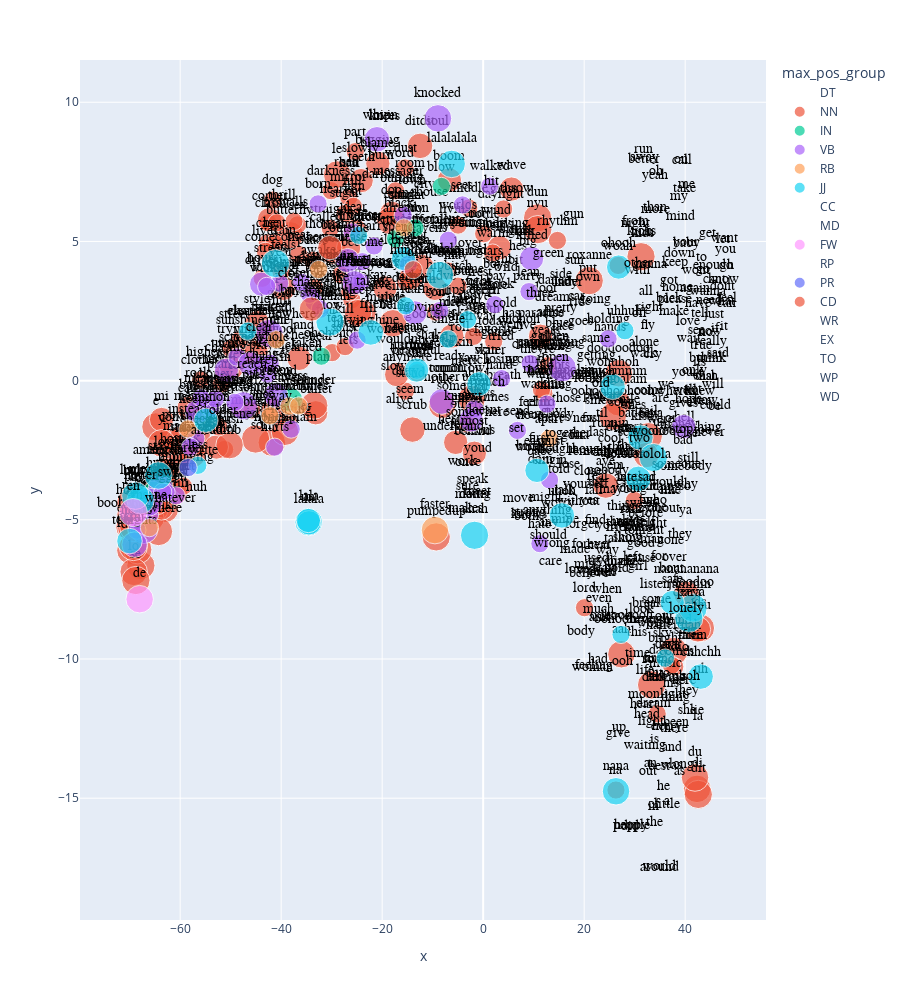

The cell this chart's notebook holds for it:
### Code cell
X = TSNE.join(VOCAB, how='left')
px.scatter(X.reset_index(), 'x', 'y', 
           text='term_str', 
           color='max_pos_group', 
           hover_name='term_str',          
           size='dfidf',
           height=1000).update_traces(
                mode='markers+text', 
                textfont=dict(color='black', size=14, family='Arial'),
                textposition='top center')

### Figure 1 — Plotly figure (JSON) as saved in the notebook; plotly's stock layout.template omitted (floating-point values rounded to 4 significant figures; data arrays with more than 128 entries replaced by an {"elided": "..."} marker saying what was removed)
{"data": [{"hovertemplate": "<b>%{hovertext}</b><br><br>max_pos_group=DT<br>x=%{x}<br>y=%{y}<br>dfidf=%{marker.size}<br>term_str=%{text}<extra></extra>", "hovertext": ["a", "all", "an", "another", "any", "both", "each", "every", "no", "some", "the", "these", "this", "those"], "legendgroup": "DT", "marker": {"color": "#636efa", "size": [0, 0, 0, 0, 0, 0, 0, 0, 0, 0, 0, 0, 0, 0], "sizemode": "area", "sizeref": 0.007925, "symbol": "circle"}, "mode": "markers+text", "name": "DT", "orientation": "v", "showlegend": true, "text": ["a", "all", "an", "another", "any", "both", "each", "every", "no", "some", "the", "these", "this", "those"], "textfont": {"color": "black", "family": "Arial", "size": 14}, "textposition": "top center", "type": "scatter", "x": [36.35, 32.18, 33.04, 29.98, 12.93, 8.48, -0.4061, 36.34, 44.21, 34.31, 33.91, 27.16, 30.38, 16.48], "xaxis": "x", "y": [-15.38, 2.947, -14.01, -3.741, -5.357, -5.138, 1.483, -12.68, 1.495, -8.101, -16.14, -5.355, -9.308, -0.8895], "yaxis": "y"}, {"hovertemplate": "<b>%{hovertext}</b><br><br>max_pos_group=NN<br>x=%{x}<br>y=%{y}<br>dfidf=%{marker.size}<br>term_str=%{text}<extra></extra>", "hovertext": {"elided": "405 str values"}, "legendgroup": "NN", "marker": {"color": "#EF553B", "size": {"elided": "405 float values"}, "sizemode": "area", "sizeref": 0.007925, "symbol": "circle"}, "mode": "markers+text", "name": "NN", "orientation": "v", "showlegend": true, "text": {"elided": "405 str values"}, "textfont": {"color": "black", "family": "Arial", "size": 14}, "textposition": "top center", "type": "scatter", "x": {"elided": "405 float values"}, "xaxis": "x", "y": {"elided": "405 float values"}, "yaxis": "y"}, {"hovertemplate": "<b>%{hovertext}</b><br><br>max_pos_group=IN<br>x=%{x}<br>y=%{y}<br>dfidf=%{marker.size}<br>term_str=%{text}<extra></extra>", "hovertext": ["about", "above", "across", "after", "along", "around", "as", "at", "because", "before", "behind", "between", "blow", "bout", "by", "cause", "for", "from", "if", "in", "inside", "into", "like", "near", "of", "on", "over", "since", "than", "that", "though", "through", "til", "under", "unless", "until", "upon", "wherever", "while", "with", "without"], "legendgroup": "IN", "marker": {"color": "#00cc96", "size": [0, 0, 0, 0, 0, 0, 0, 0, 0, 0, 0, 1.315, 1.315, 0, 0, 0, 0, 0, 0, 0, 0, 0, 0, 1.315, 0, 0, 0, 0, 0, 0, 0, 0, 0, 0, 2.34, 0, 1.315, 1.315, 0, 0, 0], "sizemode": "area", "sizeref": 0.007925, "symbol": "circle"}, "mode": "markers+text", "name": "IN", "orientation": "v", "showlegend": true, "text": ["about", "above", "across", "after", "along", "around", "as", "at", "because", "before", "behind", "between", "blow", "bout", "by", "cause", "for", "from", "if", "in", "inside", "into", "like", "near", "of", "on", "over", "since", "than", "that", "though", "through", "til", "under", "unless", "until", "upon", "wherever", "while", "with", "without"], "textfont": {"color": "black", "family": "Arial", "size": 14}, "textposition": "top center", "type": "scatter", "x": [35.98, -1.843, -31.76, 30.4, 14.57, 34.86, 38.84, 32.92, -15.14, 32.21, -1.968, -17.36, -8.265, 37.36, 28.43, 31.17, 34.79, 30.11, 46.02, 33.81, 28.85, 34.81, 37.14, -32.05, 33.78, 39.15, 37.96, 22.93, 34.1, 43.97, 20.65, 32.65, 23.58, 16.53, -38.15, -1.625, -13.5, -65.39, 28.08, 30.51, 18.8], "xaxis": "x", "y": [-4.846, 2.771, 4.859, -2.875, 1.003, -17.72, -14.29, -8.335, 1.606, -5.035, -2.08, 5.095, 6.976, -6.991, -1.091, -6.63, -6.56, 5.459, 1.626, -15.55, -5.326, -10.79, -4.216, 0.877, -15.48, 7.691, -6.59, -0.9782, 5.953, -0.0907, -2.715, -8.837, -1.415, 3.256, -0.6904, -0.145, 5.48, -3.939, -0.9198, 3.696, -4.58], "yaxis": "y"}, {"hovertemplate": "<b>%{hovertext}</b><br><br>max_pos_group=VB<br>x=%{x}<br>y=%{y}<br>dfidf=%{marker.size}<br>term_str=%{text}<extra></extra>", "hovertext": {"elided": "256 str values"}, "legendgroup": "VB", "marker": {"color": "#ab63fa", "size": {"elided": "256 float values"}, "sizemode": "area", "sizeref": 0.007925, "symbol": "circle"}, "mode": "markers+text", "name": "VB", "orientation": "v", "showlegend": true, "text": {"elided": "256 str values"}, "textfont": {"color": "black", "family": "Arial", "size": 14}, "textposition": "top center", "type": "scatter", "x": {"elided": "256 float values"}, "xaxis": "x", "y": {"elided": "256 float values"}, "yaxis": "y"}, {"hovertemplate": "<b>%{hovertext}</b><br><br>max_pos_group=RB<br>x=%{x}<br>y=%{y}<br>dfidf=%{marker.size}<br>term_str=%{text}<extra></extra>", "hovertext": ["again", "ago", "ahead", "almost", "alone", "already", "always", "anymore", "anyway", "apart", "asleep", "awake", "away", "back", "close", "else", "even", "ever", "everywhere", "far", "faster", "forever", "here", "instead", "just", "long", "maybe", "never", "not", "now", "nowhere", "once", "only", "pretty", "probably", "quite", "rather", "really", "right", "slowly", "so", "sometimes", "somewhere", "soon", "still", "then", "together", "too", "very"], "legendgroup": "RB", "marker": {"color": "#FFA15A", "size": [0, 0, 0, 0, 0, 1.315, 0, 0, 1.315, 1.315, 0, 1.315, 0, 0, 0, 0, 0, 0, 1.315, 0, 3, 0, 0, 1.315, 0, 0, 0, 0, 0, 0, 0, 0, 0, 0, 1.315, 1.315, 0, 0, 0, 0, 0, 1.315, 0, 0, 0, 0, 0, 0, 0], "sizemode": "area", "sizeref": 0.007925, "symbol": "circle"}, "mode": "markers+text", "name": "RB", "orientation": "v", "showlegend": true, "text": ["again", "ago", "ahead", "almost", "alone", "already", "always", "anymore", "anyway", "apart", "asleep", "awake", "away", "back", "close", "else", "even", "ever", "everywhere", "far", "faster", "forever", "here", "instead", "just", "long", "maybe", "never", "not", "now", "nowhere", "once", "only", "pretty", "probably", "quite", "rather", "really", "right", "slowly", "so", "sometimes", "somewhere", "soon", "still", "then", "together", "too", "very"], "textfont": {"color": "black", "family": "Arial", "size": 14}, "textposition": "top center", "type": "scatter", "x": [41.99, -42.1, -54.61, -2.635, 31.86, -15.69, 36.64, -14.97, -42.21, 13.08, -43.98, -32.6, 31.85, 36.75, 20.83, 40.38, 22.85, 42.45, -66.09, 18.69, -9.555, 21.51, 39.7, -58.47, 45.69, 39.22, 26.6, 44.75, 41.62, 44.94, -37.79, -2.915, 41.75, 15.36, -38.45, -40.98, -51.96, 45.06, 33.02, -24.37, 39.98, -36.54, -1.043, -40.15, 40.58, 28.9, 16.78, 43.48, 5.868], "xaxis": "x", "y": [3.057, 0.1837, -2.048, -1.719, 1.102, 5.49, -10.88, 0.5903, -1.264, -2.076, 0.4864, 3.991, 7.749, 2.712, -3.502, -2.153, -8.079, -1.009, -5.282, -2.229, -5.37, -6.14, -11.03, -1.734, 2.121, -14.03, -4.149, -2.098, -0.5685, 1.502, 2.116, -3.204, 0.09564, 2.339, -0.9226, 1.47, -1.979, 1.164, 2.367, 8.078, -4.044, -0.9077, -1.397, 0.1155, -3.051, -2.596, -2.156, -2.057, 1.776], "yaxis": "y"}, {"hovertemplate": "<b>%{hovertext}</b><br><br>max_pos_group=JJ<br>x=%{x}<br>y=%{y}<br>dfidf=%{marker.size}<br>term_str=%{text}<extra></extra>", "hovertext": ["ahah", "ahahah", "alive", "american", "bad", "badeeya", "beautiful", "best", "better", "big", "bright", "broken", "chhchh", "clear", "closer", "cold", "comecome", "common", "cool", "dead", "deep", "different", "doodoo", "dry", "earn", "easy", "electric", "enough", "fast", "favorite", "few", "fine", "first", "free", "full", "golden", "good", "green", "happy", "hard", "high", "higher", "hot", "hotter", "lala", "lalala", "lalalala", "lalalalala", "last", "late", "least", "less", "lil", "little", "lololololola", "lonely", "low", "lucky", "many", "more", "most", "much", "nana", "new", "next", "nice", "ohoh", "ohohoh", "ohooh", "old", "older", "oohooh", "oohoohooh", "open", "other", "outside", "own", "para", "perfect", "ready", "real", "red", "rich", "sad", "safe", "same", "simple", "single", "strange", "strong", "stupid", "such", "sure", "sweat", "true", "uhhuh", "uhoh", "un", "white", "whole", "wild", "wohuhoh", "woohoo", "worried", "wrong", "young"], "legendgroup": "JJ", "marker": {"color": "#19d3f3", "size": [3.17, 3.17, 0, 3, 0, 2.585, 1.315, 0, 0, 0, 1.315, 0, 2.585, 0, 0, 0, 3.17, 2.34, 0, 1.315, 0, 1.315, 3.17, 0, 2.585, 0, 1.315, 0, 0, 0, 0, 0, 0, 0, 0, 0, 0, 0, 0, 0, 0, 0, 0, 3, 3, 2.34, 3, 3, 0, 0, 2.34, 1.315, 2.585, 0, 2.585, 0, 0, 3, 0, 0, 0, 0, 3, 0, 0, 0, 0, 0, 2.34, 0, 0, 0, 1.315, 0, 0, 0, 0, 3.17, 0, 0, 0, 0, 2.34, 0, 2.34, 0, 1.315, 1.315, 0, 0, 2.34, 0, 0, 0, 0, 1.315, 2.585, 2.34, 0, 0, 0, 2.585, 3.17, 2.34, 0, 0], "sizemode": "area", "sizeref": 0.007925, "symbol": "circle"}, "mode": "markers+text", "name": "JJ", "orientation": "v", "showlegend": true, "text": ["ahah", "ahahah", "alive", "american", "bad", "badeeya", "beautiful", "best", "better", "big", "bright", "broken", "chhchh", "clear", "closer", "cold", "comecome", "common", "cool", "dead", "deep", "different", "doodoo", "dry", "earn", "easy", "electric", "enough", "fast", "favorite", "few", "fine", "first", "free", "full", "golden", "good", "green", "happy", "hard", "high", "higher", "hot", "hotter", "lala", "lalala", "lalalala", "lalalalala", "last", "late", "least", "less", "lil", "little", "lololololola", "lonely", "low", "lucky", "many", "more", "most", "much", "nana", "new", "next", "nice", "ohoh", "ohohoh", "ohooh", "old", "older", "oohooh", "oohoohooh", "open", "other", "outside", "own", "para", "perfect", "ready", "real", "red", "rich", "sad", "safe", "same", "simple", "single", "strange", "strong", "stupid", "such", "sure", "sweat", "true", "uhhuh", "uhoh", "un", "white", "whole", "wild", "wohuhoh", "woohoo", "worried", "wrong", "young"], "textfont": {"color": "black", "family": "Arial", "size": 14}, "textposition": "top center", "type": "scatter", "x": [-1.709, -30.33, -16.62, -64.32, 39.52, 31.12, -13.12, 34.83, 31.85, 8.938, 36.03, -14.36, 43.06, -44.34, -37.37, 4.379, -41.13, -54.91, 25.12, -3.089, -0.1456, -24.64, 41.56, -13.16, -70.04, 10.43, -46.64, 45.66, 21.52, 2.405, -39.74, 32.86, 11.16, 41.4, -25.79, 13.29, 31.3, 12.92, 29.27, 11.29, 26.91, -55.38, -12.77, -67.85, -34.55, -34.5, -8.573, -6.235, 22.91, 28.41, -15.78, -56.51, -22.26, 36.42, 30.72, 40.36, -29.86, -68.86, 10.88, 34.18, -22.96, 22.79, 26.31, 20.06, -2.657, -6.515, 40.11, 7.03, 26.82, 23.31, -51.45, 26.14, 27.3, 14.42, 30.83, -26.5, 20.78, 40.71, -31.23, -6.66, 22.65, 33.98, -0.8226, 32.38, 37.44, 22.32, -15.35, -6.916, -25.28, 8.956, -13.18, 23.67, -3.007, -61.33, 43.15, 28.07, 15.58, -34.62, -23.95, -41.74, 4.512, 25.62, 33.69, 10.65, 13.69, 29.07], "xaxis": "x", "y": [-5.557, 2.104, -0.9438, -3.408, -2.391, -2.045, 0.3744, -14.12, 7.697, 4.737, -9.965, 4.769, -10.63, 1.672, 3.587, 2.536, 4.205, -1.425, -2.346, 2.189, 2.997, 5.217, -8.165, 4.369, -5.764, -2.431, 1.776, 3.88, -1.603, 1.591, 2.156, -4.575, -2.327, -9.414, 6.899, 1.327, -6.105, 4.299, -16.25, 0.07001, -6.747, 0.7759, 3.389, -4.299, -5.083, -5.108, 3.789, 7.785, -2.124, -3.72, 4.387, -3.043, 1.73, -15.46, -3.528, -8.423, 2.462, -4.134, 0.1548, 5.903, 5.594, -8.483, -14.75, -1.623, -0.8331, 2.565, -10.89, 1.934, 4.079, -0.3481, -1.325, -8.819, -9.117, 0.5876, 3.961, 5.2, 3.45, -8.538, 4.879, 0.6118, -3.695, -10.91, -0.1137, -3.717, -7.972, 1.266, 2.686, 1.487, 3.985, -5.0, 0.3788, 0.06266, -4.063, -3.559, 1.025, 1.793, -4.843, -5.025, 5.686, 1.29, 3.81, -0.2203, -2.764, -3.225, -6.113, -4.135], "yaxis": "y"}, {"hovertemplate": "<b>%{hovertext}</b><br><br>max_pos_group=CC<br>x=%{x}<br>y=%{y}<br>dfidf=%{marker.size}<br>term_str=%{text}<extra></extra>", "hovertext": ["and", "but", "or"], "legendgroup": "CC", "marker": {"color": "#FF6692", "size": [0, 0, 0], "sizemode": "area", "sizeref": 0.007925, "symbol": "circle"}, "mode": "markers+text", "name": "CC", "orientation": "v", "showlegend": true, "text": ["and", "but", "or"], "textfont": {"color": "black", "family": "Arial", "size": 14}, "textposition": "top center", "type": "scatter", "x": [37.41, 42.58, 37.22], "xaxis": "x", "y": [-13.43, 0.5368, -1.629], "yaxis": "y"}, {"hovertemplate": "<b>%{hovertext}</b><br><br>max_pos_group=MD<br>x=%{x}<br>y=%{y}<br>dfidf=%{marker.size}<br>term_str=%{text}<extra></extra>", "hovertext": ["can", "could", "may", "might", "must", "should", "will", "would"], "legendgroup": "MD", "marker": {"color": "#B6E880", "size": [0, 0, 0, 0, 0, 0, 0, 0], "sizemode": "area", "sizeref": 0.007925, "symbol": "circle"}, "mode": "markers+text", "name": "MD", "orientation": "v", "showlegend": true, "text": ["can", "could", "may", "might", "must", "should", "will", "would"], "textfont": {"color": "black", "family": "Arial", "size": 14}, "textposition": "top center", "type": "scatter", "x": [48.13, 46.06, -5.357, 12.43, 13.24, 12.99, 45.49, 36.31], "xaxis": "x", "y": [2.53, -1.144, 4.254, -4.436, -2.451, -5.815, -0.3917, -3.915], "yaxis": "y"}, {"hovertemplate": "<b>%{hovertext}</b><br><br>max_pos_group=FW<br>x=%{x}<br>y=%{y}<br>dfidf=%{marker.size}<br>term_str=%{text}<extra></extra>", "hovertext": ["de", "en", "lie"], "legendgroup": "FW", "marker": {"color": "#FF97FF", "size": [3, 3.17, 0], "sizemode": "area", "sizeref": 0.007925, "symbol": "circle"}, "mode": "markers+text", "name": "FW", "orientation": "v", "showlegend": true, "text": ["de", "en", "lie"], "textfont": {"color": "black", "family": "Arial", "size": 14}, "textposition": "top center", "type": "scatter", "x": [-68.02, -69.3, 42.4], "xaxis": "x", "y": [-7.851, -4.739, -12.1], "yaxis": "y"}, {"hovertemplate": "<b>%{hovertext}</b><br><br>max_pos_group=RP<br>x=%{x}<br>y=%{y}<br>dfidf=%{marker.size}<br>term_str=%{text}<extra></extra>", "hovertext": ["down", "off", "out", "up"], "legendgroup": "RP", "marker": {"color": "#FECB52", "size": [0, 0, 0, 0], "sizemode": "area", "sizeref": 0.007925, "symbol": "circle"}, "mode": "markers+text", "name": "RP", "orientation": "v", "showlegend": true, "text": ["down", "off", "out", "up"], "textfont": {"color": "black", "family": "Arial", "size": 14}, "textposition": "top center", "type": "scatter", "x": [38.96, 31.05, 32.67, 26.81], "xaxis": "x", "y": [4.323, 2.176, -14.3, -12.7], "yaxis": "y"}, {"hovertemplate": "<b>%{hovertext}</b><br><br>max_pos_group=PR<br>x=%{x}<br>y=%{y}<br>dfidf=%{marker.size}<br>term_str=%{text}<extra></extra>", "hovertext": ["em", "harder", "he", "her", "him", "his", "i", "it", "me", "my", "myself", "our", "she", "their", "them", "they", "us", "we", "you", "your", "yourself"], "legendgroup": "PR", "marker": {"color": "#636efa", "size": [0, 1.315, 0, 0, 0, 0, 0, 0, 0, 0, 0, 0, 0, 0, 0, 0, 0, 0, 0, 0, 0], "sizemode": "area", "sizeref": 0.007925, "symbol": "circle"}, "mode": "markers+text", "name": "PR", "orientation": "v", "showlegend": true, "text": ["em", "harder", "he", "her", "him", "his", "i", "it", "me", "my", "myself", "our", "she", "their", "them", "they", "us", "we", "you", "your", "yourself"], "textfont": {"color": "black", "family": "Arial", "size": 14}, "textposition": "top center", "type": "scatter", "x": [26.14, -58.43, 35.75, 35.23, 28.14, 37.21, 48.62, 47.7, 40.18, 38.7, 30.41, 35.93, 40.37, 1.778, 25.81, 38.98, 34.72, 36.15, 47.92, 40.18, 20.45], "xaxis": "x", "y": [-3.301, -3.123, -14.83, -12.66, -1.979, -11.12, 3.347, 1.686, 6.787, 6.358, -5.342, -8.713, -12.11, 5.28, -2.885, -5.773, -1.75, -0.3862, 4.445, 4.715, -3.978], "yaxis": "y"}, {"hovertemplate": "<b>%{hovertext}</b><br><br>max_pos_group=CD<br>x=%{x}<br>y=%{y}<br>dfidf=%{marker.size}<br>term_str=%{text}<extra></extra>", "hovertext": ["five", "hundred", "one", "six", "ten", "thousand", "three", "two"], "legendgroup": "CD", "marker": {"color": "#EF553B", "size": [0, 1.315, 0, 2.34, 0, 2.34, 0, 0], "sizemode": "area", "sizeref": 0.007925, "symbol": "circle"}, "mode": "markers+text", "name": "CD", "orientation": "v", "showlegend": true, "text": ["five", "hundred", "one", "six", "ten", "thousand", "three", "two"], "textfont": {"color": "black", "family": "Arial", "size": 14}, "textposition": "top center", "type": "scatter", "x": [8.43, -13.85, 34.47, -34.02, -40.57, -30.37, 11.17, 30.95], "xaxis": "x", "y": [1.747, 3.984, -4.792, 2.571, 1.905, 4.777, 2.866, -2.321], "yaxis": "y"}, {"hovertemplate": "<b>%{hovertext}</b><br><br>max_pos_group=WR<br>x=%{x}<br>y=%{y}<br>dfidf=%{marker.size}<br>term_str=%{text}<extra></extra>", "hovertext": ["how", "when", "where", "why"], "legendgroup": "WR", "marker": {"color": "#00cc96", "size": [0, 0, 0, 0], "sizemode": "area", "sizeref": 0.007925, "symbol": "circle"}, "mode": "markers+text", "name": "WR", "orientation": "v", "showlegend": true, "text": ["how", "when", "where", "why"], "textfont": {"color": "black", "family": "Arial", "size": 14}, "textposition": "top center", "type": "scatter", "x": [44.19, 24.52, 37.57, 40.25], "xaxis": "x", "y": [-0.9769, -7.74, -0.6274, -3.975], "yaxis": "y"}, {"hovertemplate": "<b>%{hovertext}</b><br><br>max_pos_group=EX<br>x=%{x}<br>y=%{y}<br>dfidf=%{marker.size}<br>term_str=%{text}<extra></extra>", "hovertext": ["there"], "legendgroup": "EX", "marker": {"color": "#ab63fa", "size": [0], "sizemode": "area", "sizeref": 0.007925, "symbol": "circle"}, "mode": "markers+text", "name": "EX", "orientation": "v", "showlegend": true, "text": ["there"], "textfont": {"color": "black", "family": "Arial", "size": 14}, "textposition": "top center", "type": "scatter", "x": [37.7], "xaxis": "x", "y": [-12.76], "yaxis": "y"}, {"hovertemplate": "<b>%{hovertext}</b><br><br>max_pos_group=TO<br>x=%{x}<br>y=%{y}<br>dfidf=%{marker.size}<br>term_str=%{text}<extra></extra>", "hovertext": ["to"], "legendgroup": "TO", "marker": {"color": "#FFA15A", "size": [0], "sizemode": "area", "sizeref": 0.007925, "symbol": "circle"}, "mode": "markers+text", "name": "TO", "orientation": "v", "showlegend": true, "text": ["to"], "textfont": {"color": "black", "family": "Arial", "size": 14}, "textposition": "top center", "type": "scatter", "x": [43.14], "xaxis": "x", "y": [4.165], "yaxis": "y"}, {"hovertemplate": "<b>%{hovertext}</b><br><br>max_pos_group=WP<br>x=%{x}<br>y=%{y}<br>dfidf=%{marker.size}<br>term_str=%{text}<extra></extra>", "hovertext": ["what", "who"], "legendgroup": "WP", "marker": {"color": "#19d3f3", "size": [0, 0], "sizemode": "area", "sizeref": 0.007925, "symbol": "circle"}, "mode": "markers+text", "name": "WP", "orientation": "v", "showlegend": true, "text": ["what", "who"], "textfont": {"color": "black", "family": "Arial", "size": 14}, "textposition": "top center", "type": "scatter", "x": [47.22, 34.07], "xaxis": "x", "y": [2.589, -4.556], "yaxis": "y"}, {"hovertemplate": "<b>%{hovertext}</b><br><br>max_pos_group=WD<br>x=%{x}<br>y=%{y}<br>dfidf=%{marker.size}<br>term_str=%{text}<extra></extra>", "hovertext": ["whatever"], "legendgroup": "WD", "marker": {"color": "#FF6692", "size": [0], "sizemode": "area", "sizeref": 0.007925, "symbol": "circle"}, "mode": "markers+text", "name": "WD", "orientation": "v", "showlegend": true, "text": ["whatever"], "textfont": {"color": "black", "family": "Arial", "size": 14}, "textposition": "top center", "type": "scatter", "x": [-61.95], "xaxis": "x", "y": [-4.503], "yaxis": "y"}], "layout": {"height": 1000, "legend": {"itemsizing": "constant", "title": {"text": "max_pos_group"}, "tracegroupgap": 0}, "margin": {"t": 60}, "xaxis": {"anchor": "y", "domain": [0, 1], "title": {"text": "x"}}, "yaxis": {"anchor": "x", "domain": [0, 1], "title": {"text": "y"}}}}
